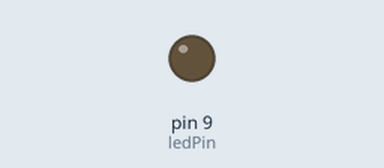
Recording of a sketch running on a simulated Arduino Uno, built with avr-gcc and run on an emulated ATmega328P. On the bench: output pins drawn as LEDs (lit = HIGH).

Above: at 0.05 s.
At 1.2 s:
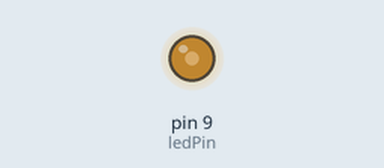
At 2.35 s:
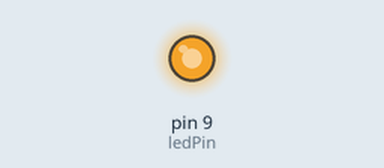
At 4.65 s:
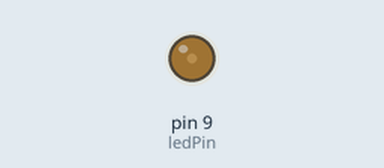
Timing chart, 0 to 6.6 s (numbered marks = the images above):
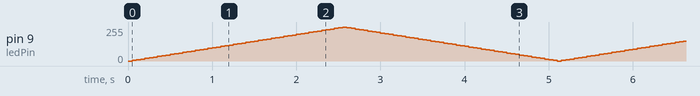

The sketch:

main.ino
```cpp
/*
 *  LED_BUILTIN is a system constant for every Arduino board
 */

#define ledPin 9

int fadeAmount = 5;
int brightness = 0;


void setup() {
  Serial.begin(9600);

  pinMode(ledPin, OUTPUT);
}

void loop() {
  analogWrite(ledPin, brightness);

  brightness += fadeAmount;

  if(brightness <= 0 || brightness >= 255) {
    fadeAmount = -fadeAmount;
  }

  delay(50);

}
```
